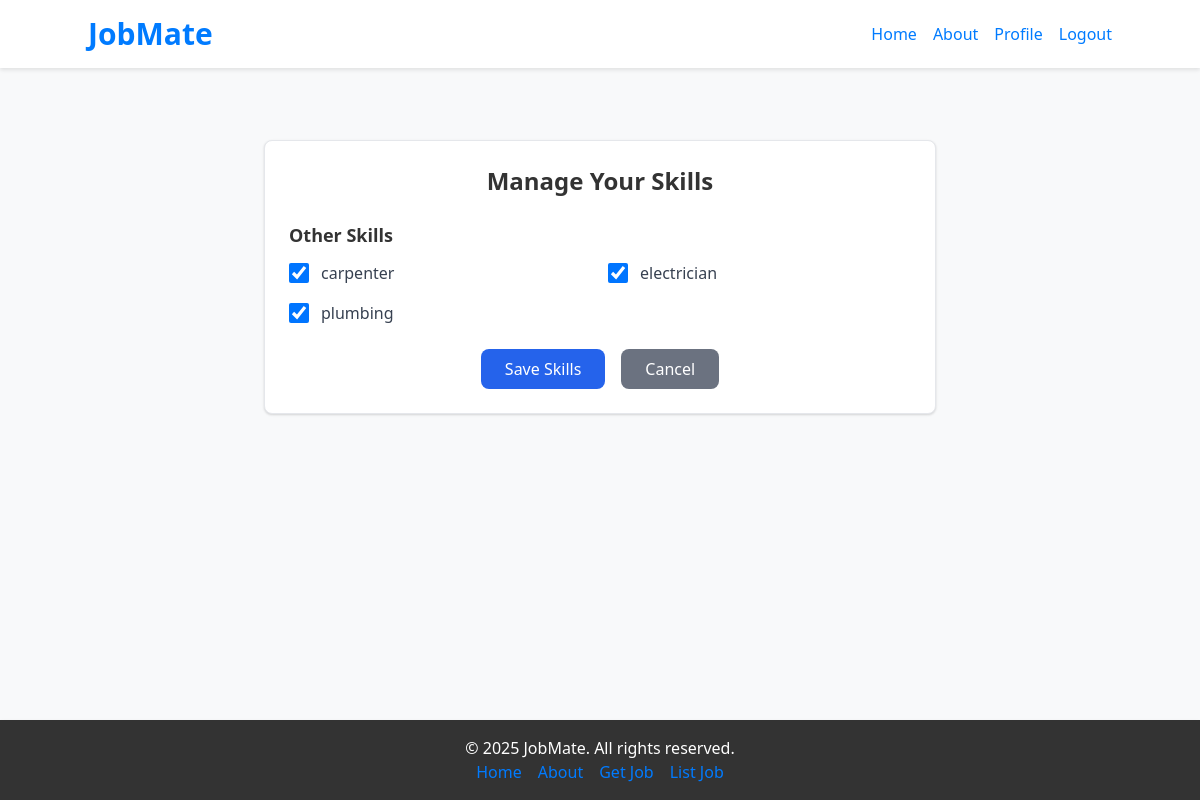
Screenshot of /worker/skills/manage/ (signed in) with the database file from the repository.
### worker/models.py (models this page shows, shortened)
class Skill(models.Model):
    name = models.CharField(max_length=255, unique=True)
    category = models.CharField(max_length=255, blank=True, null=True)

class Worker(models.Model):
    user = models.OneToOneField(CustomUser, on_delete=models.CASCADE, primary_key=True)
    name = models.CharField(max_length=255, blank=True, null=True)
    experience = models.IntegerField(default=0)
    availability = models.BooleanField(default=True)
    location = models.CharField(max_length=255)
    profile_score = models.FloatField(default=0)
    skills = models.ManyToManyField('Skill', through='WorkerSkill')

### accounts/models.py (models this page shows)
class CustomUser(AbstractUser):
    ROLE_CHOICES = (
        ('worker', 'Worker'),
        ('contractor', 'Contractor'),
    )
    role = models.CharField(max_length=20, choices=ROLE_CHOICES, default='worker')
    phone = models.CharField(max_length=15, blank=True, null=True)
    address = models.TextField(blank=True, null=True)
    created_at = models.DateTimeField(auto_now_add=True)
    date_of_birth = models.DateField(blank=True, null=True)

### worker/views.py (the view)
# urls.py: path('skills/manage/', views.manage_skills, name='manage-skills'),
@login_required(login_url='/login/')
def manage_skills(request):
    worker, created = Worker.objects.get_or_create(user=request.user)
    if request.method == 'POST':
        form = WorkerSkillForm(request.POST, worker=worker)
        if form.is_valid():
            selected_skills = form.cleaned_data['skills']
            WorkerSkill.objects.filter(worker=worker).delete()
            for skill in selected_skills:
                WorkerSkill.objects.create(worker=worker, skill=skill)
            messages.success(request, 'Skills updated successfully!')
            return redirect('worker-profile')
    else:
        form = WorkerSkillForm(worker=worker)
    return render(request, 'manage_skills.html', {
        'form': form,
        'all_skills': Skill.objects.all().order_by('category', 'name')
    })

### worker/forms.py
class WorkerSkillForm(forms.Form):
    skills = forms.ModelMultipleChoiceField(
        queryset=Skill.objects.all(),
        widget=forms.CheckboxSelectMultiple(attrs={
            'class': 'form-checkbox h-5 w-5 text-blue-600'
        }),
        required=False
    )
    def __init__(self, *args, **kwargs):
        worker = kwargs.pop('worker', None)
        super().__init__(*args, **kwargs)
        if worker:
            self.fields['skills'].initial = worker.skills.all()

### worker/templates/manage_skills.html (shortened to what this page needs)
{% extends "base.html" %}
{% block content %}
<div class="max-w-2xl mx-auto mt-8 mb-8">
    <div class="bg-white shadow rounded-lg p-6 border">
        <h2 class="text-2xl font-bold mb-6 text-center">Manage Your Skills</h2>
        <form method="post" class="space-y-6">
            {% regroup all_skills by category as skill_categories %}
            {% for category in skill_categories %}
            <div class="mb-6">
                <h3 class="text-lg font-semibold mb-3">
                    {{ category.grouper|default:"Other Skills" }}
                </h3>
                <div class="grid grid-cols-2 gap-4">
                    {% for skill in category.list %}
                    <div class="flex items-center space-x-3">
                        <input type="checkbox"
                               name="skills"
                               value="{{ skill.id }}"
                               id="skill_{{ skill.id }}"
                               {% if skill in user.worker.skills.all %}checked{% endif %}
                               class="form-checkbox h-5 w-5 text-blue-600">
                        <label for="skill_{{ skill.id }}" class="text-gray-700">
                            {{ skill.name }}
                        </label>
                    </div>
                    {% endfor %}
                </div>
            </div>
            {% endfor %}
            <div class="flex justify-center space-x-4">
                <button type="submit" class="bg-blue-600 text-white px-6 py-2 rounded-lg hover:bg-blue-700">
                    Save Skills
                </button>
                <a href="{% url 'worker-profile' %}" class="bg-gray-500 text-white px-6 py-2 rounded-lg hover:bg-gray-600">
                    Cancel
                </a>
            </div>
        </form>
    </div>
</div>
{% endblock %}

### static/css/styles.css (style rules this page uses)
body { display: flex; flex-direction: column; min-height: 100vh; background-color: #f8f9fa; color: #333333; }

### rows the page displays
Skill: skills "☑", name "carpenter"
Skill: skills "☑", name "electrician"
Skill: skills "☑", name "plumbing"

### other values shown
{{ category.grouper|default:"Other Skills" }} "Other Skills"
